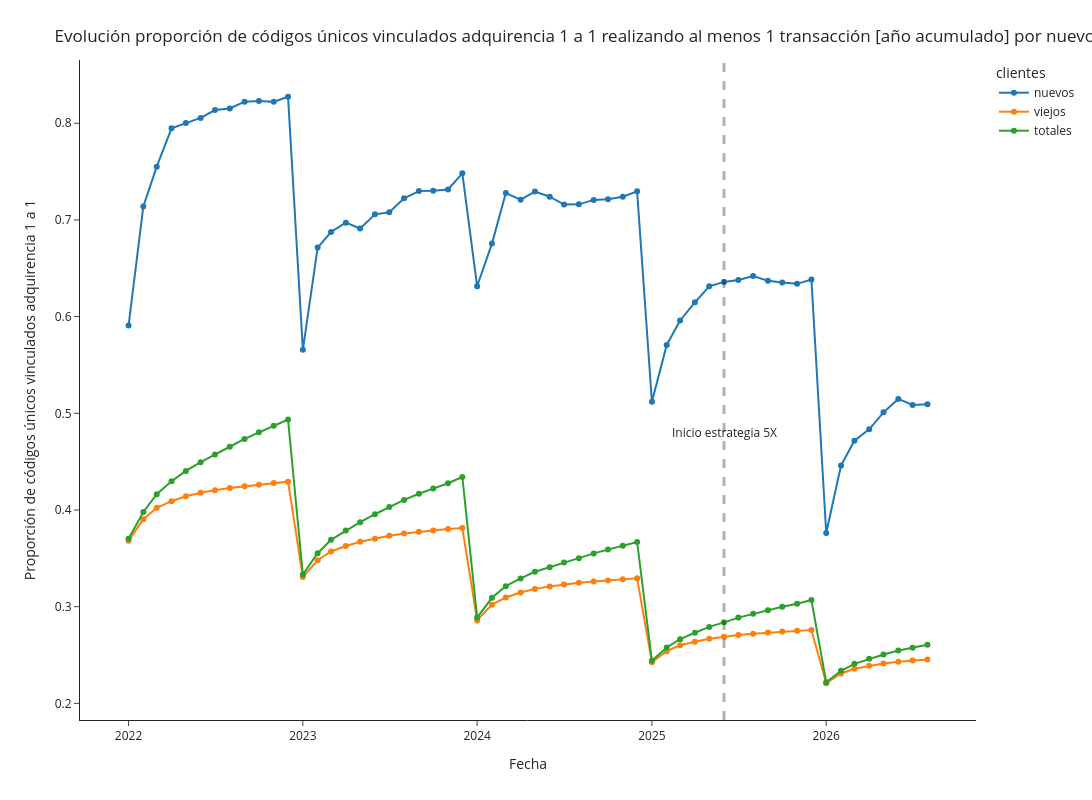

Notebook cell for this chart:
### Markdown cell above
# Proporción uso

### Code cell
df_plot1 = df[['fecha_ymd2', 'num_vinc_new_prop_uso']]
df_plot1.columns = ['fecha', 'cantidad_clientes']
df_plot1['clientes'] = 'nuevos'
df_plot2 = df[['fecha_ymd2', 'num_vinc_old_prop_uso']]
df_plot2.columns = ['fecha', 'cantidad_clientes']
df_plot2['clientes'] = 'viejos'
df_plot3 = df[['fecha_ymd2', 'num_vinc_all_prop_uso']]
df_plot3.columns = ['fecha', 'cantidad_clientes']
df_plot3['clientes'] = 'totales'

df_plot = pd.concat([df_plot1[:35], df_plot2[:35], df_plot3[:35]])
df_plot = pd.concat([df_plot1, df_plot2, df_plot3])

fig = px.line(df_plot, x="fecha", y="cantidad_clientes", color='clientes',markers=True, template='simple_white', width=1600, height=800)
fig.add_vline(x='2025-06-01', line_width=3, line_dash="dash")
fig.update_layout(
    title={
        'text': "Evolución proporción de códigos únicos vinculados adquirencia 1 a 1 realizando al menos 1 transacción [año acumulado] por nuevos, viejos y totales",
        'xanchor': 'left',
        'yanchor': 'top'},
    xaxis=dict(
            title=dict(
                text="Fecha"
            )),
    yaxis=dict(
            title=dict(
                text="Proporción de códigos únicos vinculados adquirencia 1 a 1"
            ))
)
fig.add_annotation(x='2025-06-01', y=0.48,
            text="Inicio estrategia 5X",
            showarrow=False,
            arrowhead=1)
# fig.add_annotation(x='2025-11-01', y=0.3347,
#             text="0,3347",
#             showarrow=False,
#             yshift=10)
# fig.add_annotation(x='2025-11-01', y=0.319,
#             text="0,319",
#             showarrow=False,
#             yshift=10)
# fig.add_annotation(x='2025-11-01', y=0.3852,
#             text="0,3852",
#             showarrow=False,
#             yshift=10)
fig.show()

### Figure 1 — Plotly figure (JSON) as saved in the notebook; plotly's stock layout.template omitted (floating-point values rounded to 4 significant figures)
{"data": [{"hovertemplate": "clientes=nuevos<br>fecha=%{x}<br>cantidad_clientes=%{y}<extra></extra>", "legendgroup": "nuevos", "line": {"color": "#1F77B4", "dash": "solid"}, "marker": {"symbol": "circle"}, "mode": "markers+lines", "name": "nuevos", "orientation": "v", "showlegend": true, "type": "scatter", "x": ["2026-08-01T00:00:00", "2026-07-01T00:00:00", "2026-06-01T00:00:00", "2026-05-01T00:00:00", "2026-04-01T00:00:00", "2026-03-01T00:00:00", "2026-02-01T00:00:00", "2026-01-01T00:00:00", "2025-12-01T00:00:00", "2025-11-01T00:00:00", "2025-10-01T00:00:00", "2025-09-01T00:00:00", "2025-08-01T00:00:00", "2025-07-01T00:00:00", "2025-06-01T00:00:00", "2025-05-01T00:00:00", "2025-04-01T00:00:00", "2025-03-01T00:00:00", "2025-02-01T00:00:00", "2025-01-01T00:00:00", "2024-12-01T00:00:00", "2024-11-01T00:00:00", "2024-10-01T00:00:00", "2024-09-01T00:00:00", "2024-08-01T00:00:00", "2024-07-01T00:00:00", "2024-06-01T00:00:00", "2024-05-01T00:00:00", "2024-04-01T00:00:00", "2024-03-01T00:00:00", "2024-02-01T00:00:00", "2024-01-01T00:00:00", "2023-12-01T00:00:00", "2023-11-01T00:00:00", "2023-10-01T00:00:00", "2023-09-01T00:00:00", "2023-08-01T00:00:00", "2023-07-01T00:00:00", "2023-06-01T00:00:00", "2023-05-01T00:00:00", "2023-04-01T00:00:00", "2023-03-01T00:00:00", "2023-02-01T00:00:00", "2023-01-01T00:00:00", "2022-12-01T00:00:00", "2022-11-01T00:00:00", "2022-10-01T00:00:00", "2022-09-01T00:00:00", "2022-08-01T00:00:00", "2022-07-01T00:00:00", "2022-06-01T00:00:00", "2022-05-01T00:00:00", "2022-04-01T00:00:00", "2022-03-01T00:00:00", "2022-02-01T00:00:00", "2022-01-01T00:00:00"], "xaxis": "x", "y": [0.5094, 0.5086, 0.5149, 0.501, 0.4834, 0.4717, 0.4459, 0.3762, 0.6384, 0.6339, 0.6352, 0.637, 0.642, 0.6379, 0.6359, 0.6313, 0.6148, 0.596, 0.5707, 0.5119, 0.7296, 0.724, 0.7214, 0.7207, 0.7161, 0.7159, 0.724, 0.7293, 0.7209, 0.7278, 0.6755, 0.6314, 0.7482, 0.7315, 0.7302, 0.7298, 0.7223, 0.7079, 0.7058, 0.6911, 0.6972, 0.6875, 0.6714, 0.5657, 0.8274, 0.8221, 0.8229, 0.8223, 0.8153, 0.8136, 0.8055, 0.8002, 0.7947, 0.7551, 0.714, 0.5907], "yaxis": "y"}, {"hovertemplate": "clientes=viejos<br>fecha=%{x}<br>cantidad_clientes=%{y}<extra></extra>", "legendgroup": "viejos", "line": {"color": "#FF7F0E", "dash": "solid"}, "marker": {"symbol": "circle"}, "mode": "markers+lines", "name": "viejos", "orientation": "v", "showlegend": true, "type": "scatter", "x": ["2026-08-01T00:00:00", "2026-07-01T00:00:00", "2026-06-01T00:00:00", "2026-05-01T00:00:00", "2026-04-01T00:00:00", "2026-03-01T00:00:00", "2026-02-01T00:00:00", "2026-01-01T00:00:00", "2025-12-01T00:00:00", "2025-11-01T00:00:00", "2025-10-01T00:00:00", "2025-09-01T00:00:00", "2025-08-01T00:00:00", "2025-07-01T00:00:00", "2025-06-01T00:00:00", "2025-05-01T00:00:00", "2025-04-01T00:00:00", "2025-03-01T00:00:00", "2025-02-01T00:00:00", "2025-01-01T00:00:00", "2024-12-01T00:00:00", "2024-11-01T00:00:00", "2024-10-01T00:00:00", "2024-09-01T00:00:00", "2024-08-01T00:00:00", "2024-07-01T00:00:00", "2024-06-01T00:00:00", "2024-05-01T00:00:00", "2024-04-01T00:00:00", "2024-03-01T00:00:00", "2024-02-01T00:00:00", "2024-01-01T00:00:00", "2023-12-01T00:00:00", "2023-11-01T00:00:00", "2023-10-01T00:00:00", "2023-09-01T00:00:00", "2023-08-01T00:00:00", "2023-07-01T00:00:00", "2023-06-01T00:00:00", "2023-05-01T00:00:00", "2023-04-01T00:00:00", "2023-03-01T00:00:00", "2023-02-01T00:00:00", "2023-01-01T00:00:00", "2022-12-01T00:00:00", "2022-11-01T00:00:00", "2022-10-01T00:00:00", "2022-09-01T00:00:00", "2022-08-01T00:00:00", "2022-07-01T00:00:00", "2022-06-01T00:00:00", "2022-05-01T00:00:00", "2022-04-01T00:00:00", "2022-03-01T00:00:00", "2022-02-01T00:00:00", "2022-01-01T00:00:00"], "xaxis": "x", "y": [0.2453, 0.2443, 0.243, 0.2412, 0.2389, 0.2358, 0.2309, 0.2208, 0.2759, 0.275, 0.2742, 0.2732, 0.272, 0.2706, 0.2688, 0.2668, 0.2637, 0.2601, 0.254, 0.2425, 0.3293, 0.3284, 0.3272, 0.326, 0.3247, 0.323, 0.3208, 0.3184, 0.3146, 0.3095, 0.3021, 0.2858, 0.3814, 0.3803, 0.3789, 0.3776, 0.3758, 0.3733, 0.3703, 0.3671, 0.3627, 0.3571, 0.348, 0.3308, 0.4293, 0.4278, 0.4262, 0.4246, 0.4227, 0.4205, 0.4179, 0.4142, 0.4091, 0.4022, 0.3904, 0.3681], "yaxis": "y"}, {"hovertemplate": "clientes=totales<br>fecha=%{x}<br>cantidad_clientes=%{y}<extra></extra>", "legendgroup": "totales", "line": {"color": "#2CA02C", "dash": "solid"}, "marker": {"symbol": "circle"}, "mode": "markers+lines", "name": "totales", "orientation": "v", "showlegend": true, "type": "scatter", "x": ["2026-08-01T00:00:00", "2026-07-01T00:00:00", "2026-06-01T00:00:00", "2026-05-01T00:00:00", "2026-04-01T00:00:00", "2026-03-01T00:00:00", "2026-02-01T00:00:00", "2026-01-01T00:00:00", "2025-12-01T00:00:00", "2025-11-01T00:00:00", "2025-10-01T00:00:00", "2025-09-01T00:00:00", "2025-08-01T00:00:00", "2025-07-01T00:00:00", "2025-06-01T00:00:00", "2025-05-01T00:00:00", "2025-04-01T00:00:00", "2025-03-01T00:00:00", "2025-02-01T00:00:00", "2025-01-01T00:00:00", "2024-12-01T00:00:00", "2024-11-01T00:00:00", "2024-10-01T00:00:00", "2024-09-01T00:00:00", "2024-08-01T00:00:00", "2024-07-01T00:00:00", "2024-06-01T00:00:00", "2024-05-01T00:00:00", "2024-04-01T00:00:00", "2024-03-01T00:00:00", "2024-02-01T00:00:00", "2024-01-01T00:00:00", "2023-12-01T00:00:00", "2023-11-01T00:00:00", "2023-10-01T00:00:00", "2023-09-01T00:00:00", "2023-08-01T00:00:00", "2023-07-01T00:00:00", "2023-06-01T00:00:00", "2023-05-01T00:00:00", "2023-04-01T00:00:00", "2023-03-01T00:00:00", "2023-02-01T00:00:00", "2023-01-01T00:00:00", "2022-12-01T00:00:00", "2022-11-01T00:00:00", "2022-10-01T00:00:00", "2022-09-01T00:00:00", "2022-08-01T00:00:00", "2022-07-01T00:00:00", "2022-06-01T00:00:00", "2022-05-01T00:00:00", "2022-04-01T00:00:00", "2022-03-01T00:00:00", "2022-02-01T00:00:00", "2022-01-01T00:00:00"], "xaxis": "x", "y": [0.2606, 0.2576, 0.2546, 0.2506, 0.2461, 0.2409, 0.2337, 0.2218, 0.3069, 0.3031, 0.3, 0.2964, 0.2926, 0.2887, 0.2838, 0.2791, 0.273, 0.2664, 0.2578, 0.244, 0.3669, 0.363, 0.3591, 0.3551, 0.3502, 0.3457, 0.3409, 0.3361, 0.3292, 0.3212, 0.3092, 0.2887, 0.4341, 0.4277, 0.4221, 0.4168, 0.4104, 0.403, 0.3956, 0.3874, 0.3788, 0.3692, 0.3553, 0.3333, 0.4936, 0.4872, 0.4805, 0.4735, 0.4654, 0.4575, 0.4494, 0.4404, 0.4297, 0.4163, 0.3979, 0.3703], "yaxis": "y"}], "layout": {"annotations": [{"arrowhead": 1, "showarrow": false, "text": "Inicio estrategia 5X", "x": "2025-06-01", "y": 0.48}], "height": 800, "legend": {"title": {"text": "clientes"}, "tracegroupgap": 0}, "margin": {"t": 60}, "shapes": [{"line": {"dash": "dash", "width": 3}, "type": "line", "x0": "2025-06-01", "x1": "2025-06-01", "xref": "x", "y0": 0, "y1": 1, "yref": "y domain"}], "title": {"text": "Evolución proporción de códigos únicos vinculados adquirencia 1 a 1 realizando al menos 1 transacción [año acumulado] por nuevos, viejos y totales", "xanchor": "left", "yanchor": "top"}, "width": 1600, "xaxis": {"anchor": "y", "domain": [0, 1], "title": {"text": "Fecha"}}, "yaxis": {"anchor": "x", "domain": [0, 1], "title": {"text": "Proporción de códigos únicos vinculados adquirencia 1 a 1"}}}}
